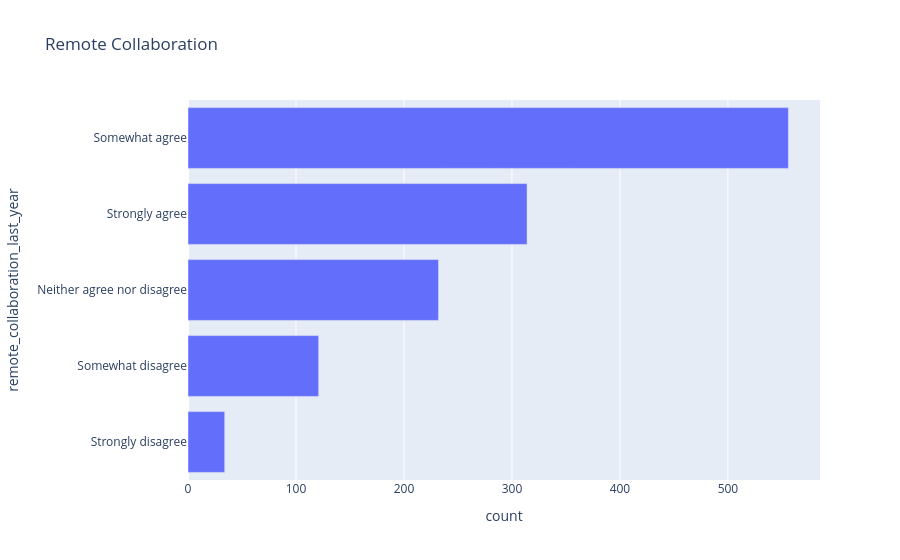

Notebook code for this chart:
### Markdown cell above
## Q6. How well did employees collaborate while working remotely?

### Code cell
# Count values and preserve order (descending frequency)
remote_collab_counts = df_remote['remote_collaboration_last_year'].value_counts().reset_index()
remote_collab_counts.columns = ['remote_collaboration_last_year', 'count']

# Create horizontal bar chart
fig = px.bar(
    remote_collab_counts,
    x='count',
    y='remote_collaboration_last_year',
    orientation='h',
    title='Remote Collaboration'
)

# Keep bars ordered by descending frequency (top to bottom)
fig.update_layout(yaxis={'categoryorder': 'total ascending'})

fig.show()

### Figure 1 — Plotly figure (JSON) as saved in the notebook; plotly's stock layout.template omitted (floating-point values rounded to 4 significant figures)
{"data": [{"alignmentgroup": "True", "hovertemplate": "count=%{x}<br>remote_collaboration_last_year=%{y}<extra></extra>", "legendgroup": "", "marker": {"color": "#636efa", "pattern": {"shape": ""}}, "name": "", "offsetgroup": "", "orientation": "h", "showlegend": false, "textposition": "auto", "type": "bar", "x": [556, 314, 232, 121, 34], "xaxis": "x", "y": ["Somewhat agree", "Strongly agree", "Neither agree nor disagree", "Somewhat disagree", "Strongly disagree"], "yaxis": "y"}], "layout": {"barmode": "relative", "legend": {"tracegroupgap": 0}, "title": {"text": "Remote Collaboration"}, "xaxis": {"anchor": "y", "domain": [0, 1], "title": {"text": "count"}}, "yaxis": {"anchor": "x", "categoryorder": "total ascending", "domain": [0, 1], "title": {"text": "remote_collaboration_last_year"}}}}
